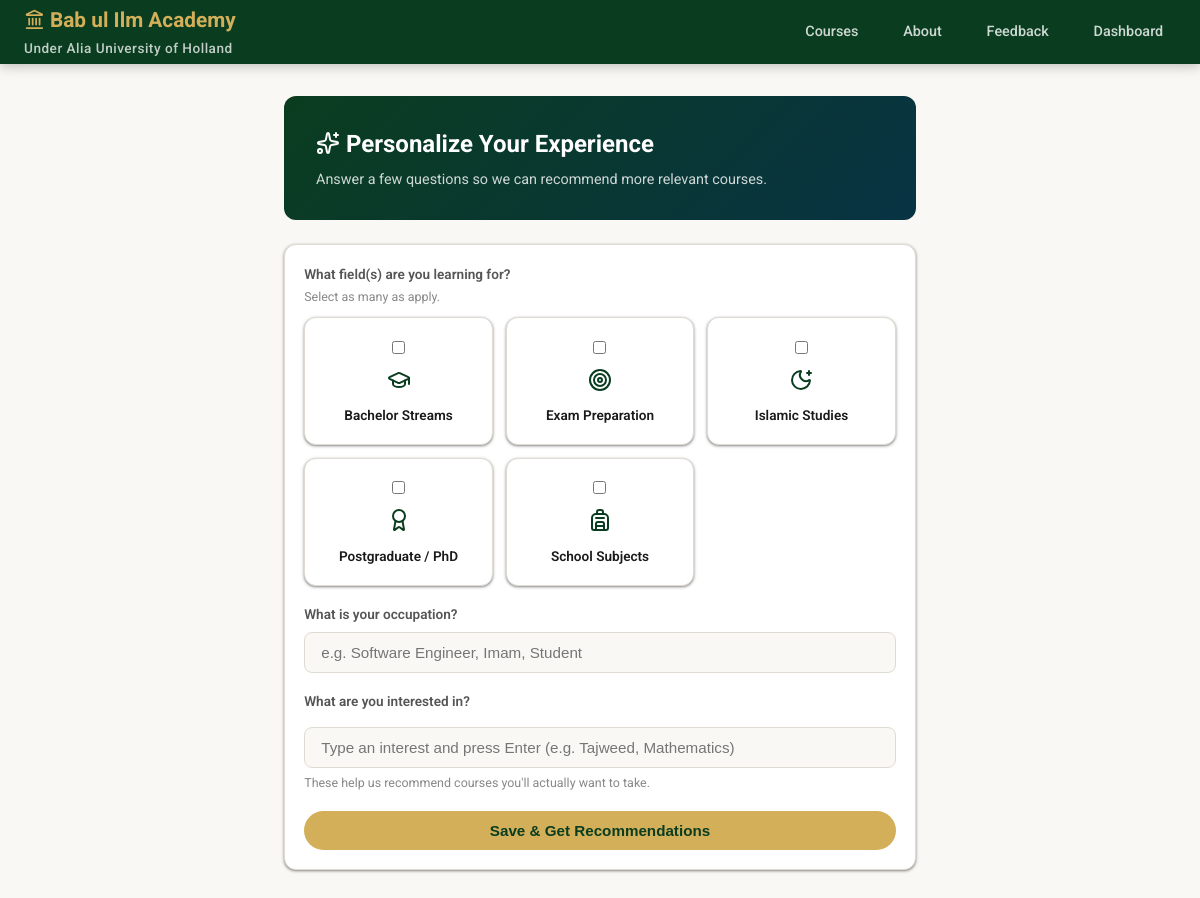
The page /personalize.php (signed in) on the database its author committed.
### tables this page shows
CREATE TABLE IF NOT EXISTS fields_of_study (
    id   INT UNSIGNED AUTO_INCREMENT PRIMARY KEY,
    name VARCHAR(100) NOT NULL,
    icon VARCHAR(30)
);

### personalize.php (the view, shortened to what this page needs)
<?php
require_once __DIR__ . '/db.php';
$user = auth();
$stmt = $pdo->prepare('SELECT * FROM users WHERE id = ?');
$stmt->execute([$user['id']]);
$me = $stmt->fetch();
$fields = $pdo->query('SELECT * FROM fields_of_study ORDER BY name')->fetchAll();
$myFieldsStmt = $pdo->prepare('SELECT field_of_study_id FROM user_learning_fields WHERE user_id = ?');
$myFieldsStmt->execute([$user['id']]);
$myFieldIds = array_map('intval', $myFieldsStmt->fetchAll(PDO::FETCH_COLUMN));
?>
<!DOCTYPE html>
<html lang="en">
<head>
<link rel="stylesheet" href="style.css">
</head>
<body>
<nav class="navbar">
    <a class="nav-brand" href="index.php"><i data-lucide="landmark" class="lucide-icon"></i> <?= e(SITE_NAME) ?><small><?= e(SITE_AFFILIATION) ?></small></a>
    <div class="nav-links">
        <a href="courses.php">Courses</a>
        <a href="about.php">About</a>
        <a href="feedback.php">Feedback</a>
        <a href="dashboard.php">Dashboard</a>
    </div>
</nav>
<div class="dashboard-wrap" style="max-width:680px">
    <div class="dashboard-header">
        <h2><i data-lucide="sparkles" class="lucide-icon"></i> Personalize Your Experience</h2>
        <p>Answer a few questions so we can recommend more relevant courses.</p>
    </div>
    <div class="card"><div class="card-body">
        <form method="post">
            <div class="form-group">
                <label class="form-label">What field(s) are you learning for?</label>
                <div class="form-hint" style="margin-top:-.3rem;margin-bottom:.6rem">Select as many as apply.</div>
                <div style="display:grid;grid-template-columns:repeat(auto-fit,minmax(140px,1fr));gap:.8rem">
                    <?php foreach ($fields as $f): ?>
                    <label class="card" style="cursor:pointer;text-align:center;padding:1.1rem .6rem;margin:0">
                        <input type="checkbox" name="learning_field_ids[]" value="<?= (int) $f['id'] ?>" style="width:auto;margin-bottom:.5rem" <?= in_array((int) $f['id'], $myFieldIds, true) ? 'checked' : '' ?>>
                        <div style="font-size:1.5rem;color:var(--green-deep)"><?= catIcon($f['icon']) ?></div>
                        <div style="font-weight:600;font-size:.85rem;margin-top:.3rem"><?= e($f['name']) ?></div>
                    </label>
                    <?php endforeach; ?>
                </div>
            </div>
            <div class="form-group">
                <label class="form-label">What is your occupation?</label>
                <input type="text" name="occupation" class="form-control" placeholder="e.g. Software Engineer, Imam, Student" value="<?= e($me['occupation'] ?? '') ?>">
            </div>
            <div class="form-group">
                <label class="form-label">What are you interested in?</label>
                <input type="text" id="skillInput" class="form-control" list="skillSuggestions" placeholder="Type an interest and press Enter (e.g. Tajweed, Mathematics)">
                <div class="form-hint">These help us recommend courses you'll actually want to take.</div>
            </div>
            <button type="submit" class="btn btn-primary btn-full">Save & Get Recommendations</button>
        </form>
    </div></div>
</div>
</body>
</html>

### db.php (shortened to what this page needs)
<?php
function e(string $s): string {
    return htmlspecialchars($s, ENT_QUOTES, 'UTF-8');
}
function catIcon(?string $iconName): string {
    return '<i data-lucide="' . e($iconName ?: 'book-open') . '" class="lucide-icon"></i>';
}

### style.css (style rules this page uses)
:root { --teal-deep: #083344; --teal-mid: #0e5272; --teal-light: #1a7a9e; --green-deep: #0a3d1f; --gold: #d4af5a; --gold-dark: #b8973b; --gold-light: #f0d78a; --cream: #faf8f4; --white: #ffffff; --text: #1a1a1a; --text-mid: #555; --text-light: #888; --border: #e0dbd2; --shadow: 0 1px 2px rgba(0,0,0,.30), 0 1px 3px 1px rgba(0,0,0,.15); --shadow-lg: 0 1px 3px rgba(0,0,0,.30), 0 4px 8px 3px rgba(0,0,0,.15); --radius-sm: 8px; --radius: 12px; --radius-lg: 16px; --radius-full: 999px; --transition: .2s cubic-bezier(.4,0,.2,1); }
*, *::before, *::after { box-sizing: border-box; margin: 0; padding: 0; }
body { font-family: 'Roboto', 'Segoe UI', system-ui, sans-serif; background: var(--cream); color: var(--text); line-height: 1.6; }
a { color: var(--teal-mid); text-decoration: none; }
.navbar { background: var(--green-deep); padding: 0 1.5rem; display: flex; align-items: center; justify-content: space-between; height: 64px; position: sticky; top: 0; z-index: 100; box-shadow: 0 2px 12px rgba(0,0,0,.25); }
.nav-brand { font-size: 1.3rem; font-weight: 700; color: var(--gold); }
.nav-brand small { display: block; font-size: .85rem; color: rgba(255,255,255,.75); font-weight: 500; letter-spacing: .5px; }
.nav-links { display: flex; align-items: center; gap: 1.2rem; }
.nav-links a { color: rgba(255,255,255,.8); font-size: .9rem; font-weight: 500; padding: .4rem .8rem; border-radius: 6px; transition: var(--transition); }
.lucide-icon { width: 1em; height: 1em; stroke: currentColor; stroke-width: 2; vertical-align: -0.125em; flex-shrink: 0; display: inline-block; }
.btn { display: inline-flex; align-items: center; gap: .4rem; padding: .7rem 1.6rem; border-radius: 25px; font-size: .95rem; font-weight: 600; cursor: pointer; border: none; transition: var(--transition); text-decoration: none; }
.btn-primary { background: var(--gold); color: var(--green-deep); }
.btn-full { width: 100%; justify-content: center; }
.dashboard-wrap { max-width: 1000px; margin: 2rem auto; padding: 0 1.5rem; }
.dashboard-header { background: linear-gradient(135deg, var(--green-deep), var(--teal-deep)); color: var(--white); border-radius: var(--radius); padding: 1.8rem 2rem; margin-bottom: 1.5rem; }
.dashboard-header h2 { font-size: 1.5rem; font-weight: 700; }
.dashboard-header p { opacity: .8; font-size: .9rem; margin-top: .3rem; }
.form-group { margin-bottom: 1.1rem; }
.form-label { display: block; font-size: .85rem; font-weight: 600; color: var(--text-mid); margin-bottom: .4rem; }
.form-control { width: 100%; padding: .7rem 1rem; border: 1.5px solid var(--border); border-radius: var(--radius-sm); font-size: .95rem; color: var(--text); background: var(--cream); outline: none; transition: var(--transition); }
.form-hint { font-size: .78rem; color: var(--text-light); margin-top: .3rem; }
.card { background: var(--white); border-radius: var(--radius); overflow: hidden; box-shadow: var(--shadow); border: 1.5px solid var(--border); }
.card-body { padding: 1.2rem; }
.nav-brand { min-width: 0; overflow: hidden; text-overflow: ellipsis; white-space: nowrap; }

### rows shown on the page
fields_of_study: name "Bachelor Streams"
fields_of_study: name "Exam Preparation"
fields_of_study: name "Islamic Studies"
fields_of_study: name "Postgraduate / PhD"
fields_of_study: name "School Subjects"

### other values the page prints
SITE_NAME "Bab ul Ilm Academy"
SITE_AFFILIATION "Under Alia University of Holland"
